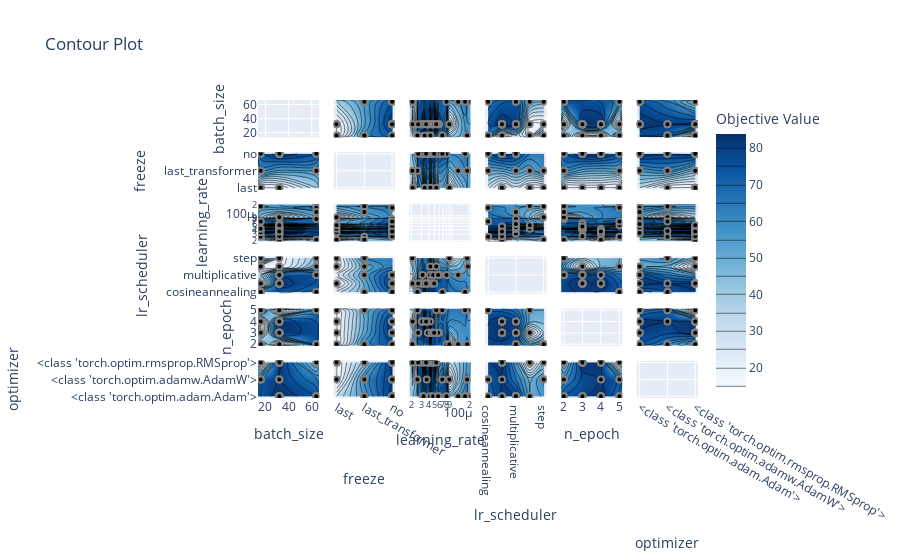

Notebook source saved alongside this figure:
### Code cell
# 초매개변수 관계 시각화(매개변수끼리의 관계 시각화)
plot_contour(study)	# 아래는 매개변수 선택
